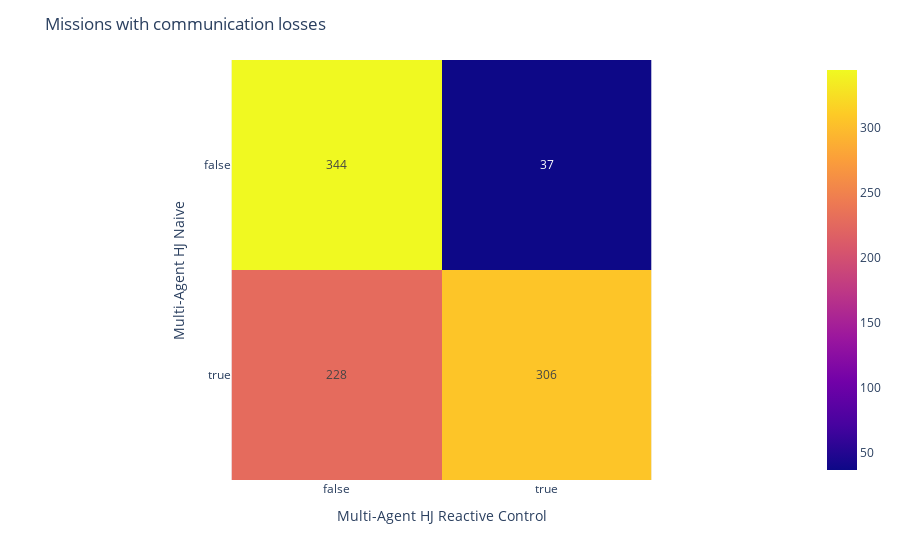

Notebook code cell kept with this figure:
### Markdown cell above
+ Missions with communication losses

### Code cell
fig_conf_react_comm_loss= plot_confusion_matrix(metrics_hj_naive["Isolated_platform_metric"]>0, 
                        metrics_hj_reactive["Isolated_platform_metric"]>0, 'Multi-Agent HJ Naive', 
                        'Multi-Agent HJ Reactive Control', title_name="Missions with communication losses")

### Figure 1 — Plotly figure (JSON) as saved in the notebook; plotly's stock layout.template omitted (floating-point values rounded to 4 significant figures)
{"data": [{"coloraxis": "coloraxis", "hovertemplate": "Multi-Agent HJ Reactive Control: %{x}<br>Multi-Agent HJ Naive: %{y}<br>color: %{z}<extra></extra>", "name": "0", "texttemplate": "%{z}", "type": "heatmap", "x": [false, true], "xaxis": "x", "y": [false, true], "yaxis": "y", "z": [[344, 37], [228, 306]]}], "layout": {"coloraxis": {"colorscale": [[0, "#0d0887"], [0.1111, "#46039f"], [0.2222, "#7201a8"], [0.3333, "#9c179e"], [0.4444, "#bd3786"], [0.5556, "#d8576b"], [0.6667, "#ed7953"], [0.7778, "#fb9f3a"], [0.8889, "#fdca26"], [1, "#f0f921"]]}, "margin": {"t": 60}, "title": {"text": "Missions with communication losses"}, "xaxis": {"anchor": "y", "constrain": "domain", "domain": [0, 1], "scaleanchor": "y", "title": {"text": "Multi-Agent HJ Reactive Control"}}, "yaxis": {"anchor": "x", "autorange": "reversed", "constrain": "domain", "domain": [0, 1], "title": {"text": "Multi-Agent HJ Naive"}}}}
